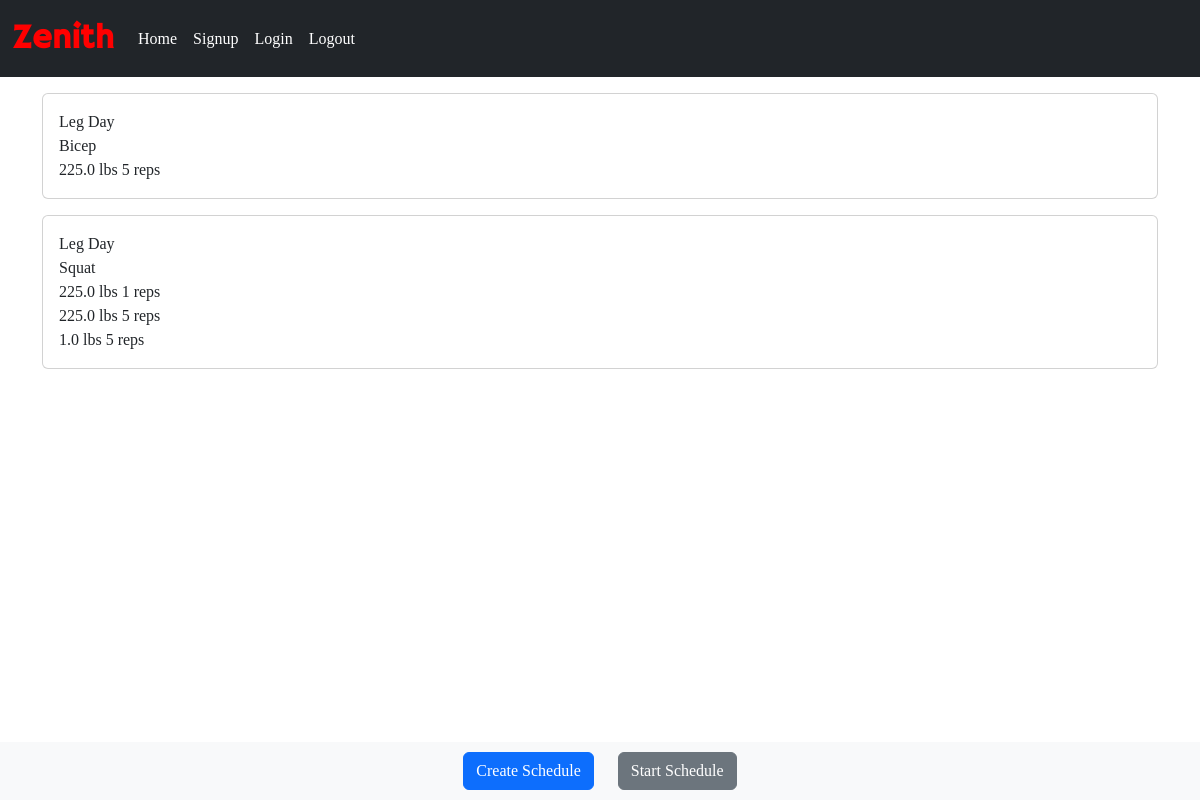
Screenshot of /home (signed in) with the database file from the repository.
### website/models.py (models this page shows)
class Schedule(db.Model, UserMixin):
    id = db.Column(db.Integer, primary_key=True)
    schedule_name = db.Column(db.String(100), nullable=False)
    date_created = db.Column(db.DateTime, default=datetime.utcnow(), nullable=False)
    user_id = db.Column(db.Integer, db.ForeignKey('user.id'), nullable=False)
    exercises = db.relationship('Exercise', backref='schedule', lazy=True)

class Exercise(db.Model, UserMixin):
    id = db.Column(db.Integer, primary_key=True)
    exercise_name = db.Column(db.String(100), nullable=False)
    schedule_id = db.Column(db.Integer, db.ForeignKey('schedule.id'))
    user_id = db.Column(db.Integer, db.ForeignKey('user.id'), nullable=False)
    sets = db.relationship('Set', backref='exercise', lazy=True)

class Set(db.Model, UserMixin):
    id = db.Column(db.Integer, primary_key=True)
    reps = db.Column(db.Integer, nullable=False)
    weight = db.Column(db.Float, nullable=False)
    exercise_id = db.Column(db.Integer, db.ForeignKey('exercise.id'), nullable=False)
    user_id = db.Column(db.Integer, db.ForeignKey('user.id'), nullable=False)

### website/training.py (the view)
@training.route("/", methods=['POST', 'GET'])
@training.route("/home", methods=['POST', 'GET'])
@login_required
def home():
    schedules = Schedule.query.filter_by(user_id=current_user.id).all()
    exercises = Exercise.query.filter_by(user_id=current_user.id).all()
    sets = Set.query.filter_by(user_id=current_user.id).all()
    return render_template("index.html", schedules=schedules, exercises=exercises, sets=sets, current_user=current_user)

### website/__init__.py (called while the page is built)
def create_app():
    app = Flask(__name__)
    app.config["SQLALCHEMY_DATABASE_URI"] = "sqlite:///project.db"
    app.config['SECRET_KEY'] = 'mbgodbnfvojvnseofefqwdqwifgbjdfsnf'
    db.init_app(app)
    from .auth import auth
    app.register_blueprint(auth)
    from .training import training
    app.register_blueprint(training)
    from .models import User
    create_database(app)
    login_manager.login_view = "auth.login"
    login_manager.login_message = "You must be signed in to reach this page!"
    login_manager.login_message_category = "danger"
    login_manager.init_app(app)
    @login_manager.user_loader
    def load_user(id):
        return User.query.get(int(id))
    return app

### website/templates/index.html (shortened to what this page needs)
{% extends 'base.html' %}
{% block content %}
<div class="container">
    {% for schedule in schedules %}
    <div id="schedule_{{ schedule.id }}" class="card clickable p-3 mt-3" onclick="selectSchedule({{ schedule.id }})">
        <div>
            {{ schedule.schedule_name }}
        </div>
        <div>
            {% for exercise in exercises %}
                {% if exercise.schedule_id == schedule.id %}
                    {{ exercise.exercise_name }}
                    <div>
                        {% for set in sets %}
                            {% if set.exercise_id == exercise.id %}
                                <div>{{ set.weight }} lbs {{ set.reps }} reps</div>
                            {% endif %}
                        {% endfor %}
                    </div>
                {% endif %}
            {% endfor %}
        </div>
    </div>
    {% endfor %}
</div>
<div class="bottom-row">
    <div class="container">
        <div class="row justify-content-center">
            <div class="col-auto">
                <a href="/schedule/create"><button class="btn btn-primary">Create Schedule</button></a>
            </div>
            <div class="col-auto">
                <button onclick="startSelectedSchedule()" class="btn btn-secondary">Start Schedule</button>
            </div>
        </div>
    </div>
</div>
{% endblock %}

### website/templates/index.html (style rules this page uses)
.bottom-row { position: fixed; bottom: 0; width: 100%; background-color: #f8f9fa; padding: 10px; text-align: center; }
.clickable { cursor: pointer; }

### rows the page displays
Schedule: schedule_name "Leg Day"
Exercise: exercise_name "Bicep"
Set: weight "225.0", reps "5"
Schedule: schedule_name "Leg Day"
Exercise: exercise_name "Squat"
Set: weight "225.0", reps "1"
Set: weight "225.0", reps "5"
Set: weight "1.0", reps "5"
